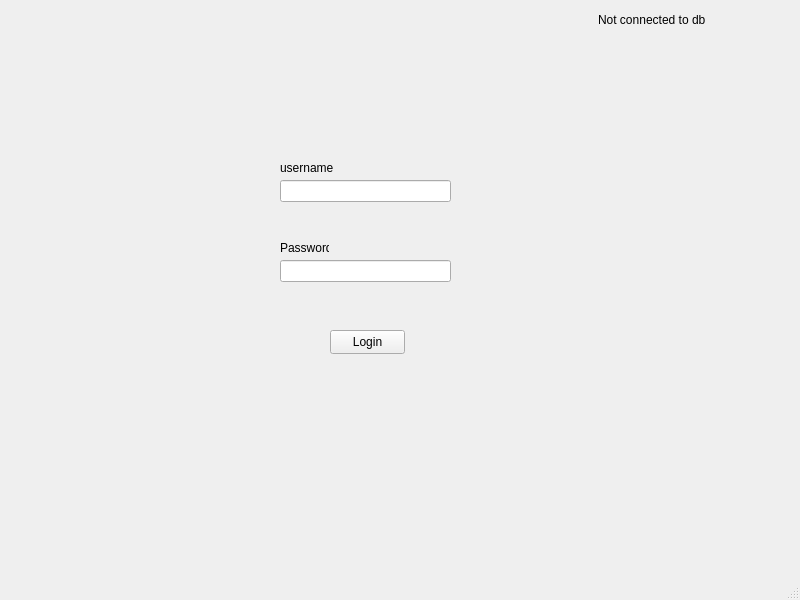
<?xml version="1.0" encoding="UTF-8"?>
<ui version="4.0">
 <class>Login</class>
 <widget class="QMainWindow" name="Login">
  <property name="geometry">
   <rect>
    <x>0</x>
    <y>0</y>
    <width>800</width>
    <height>600</height>
   </rect>
  </property>
  <property name="windowTitle">
   <string>Login</string>
  </property>
  <widget class="QWidget" name="centralwidget">
   <widget class="QPushButton" name="pushButton">
    <property name="geometry">
     <rect>
      <x>330</x>
      <y>330</y>
      <width>75</width>
      <height>24</height>
     </rect>
    </property>
    <property name="text">
     <string>Login</string>
    </property>
   </widget>
   <widget class="QLabel" name="label">
    <property name="geometry">
     <rect>
      <x>280</x>
      <y>160</y>
      <width>71</width>
      <height>16</height>
     </rect>
    </property>
    <property name="text">
     <string>username</string>
    </property>
   </widget>
   <widget class="QLabel" name="label_2">
    <property name="geometry">
     <rect>
      <x>280</x>
      <y>240</y>
      <width>49</width>
      <height>16</height>
     </rect>
    </property>
    <property name="text">
     <string>Password</string>
    </property>
   </widget>
   <widget class="QLineEdit" name="lineEdit">
    <property name="geometry">
     <rect>
      <x>280</x>
      <y>180</y>
      <width>171</width>
      <height>22</height>
     </rect>
    </property>
   </widget>
   <widget class="QLineEdit" name="lineEdit_2">
    <property name="geometry">
     <rect>
      <x>280</x>
      <y>260</y>
      <width>171</width>
      <height>22</height>
     </rect>
    </property>
    <property name="inputMethodHints">
     <set>Qt::ImhHiddenText|Qt::ImhSensitiveData</set>
    </property>
   </widget>
   <widget class="QLabel" name="label_3">
    <property name="geometry">
     <rect>
      <x>598</x>
      <y>10</y>
      <width>161</width>
      <height>20</height>
     </rect>
    </property>
    <property name="text">
     <string>Not connected to db</string>
    </property>
   </widget>
  </widget>
  <widget class="QMenuBar" name="menubar">
   <property name="geometry">
    <rect>
     <x>0</x>
     <y>0</y>
     <width>800</width>
     <height>22</height>
    </rect>
   </property>
  </widget>
  <widget class="QStatusBar" name="statusbar"/>
 </widget>
 <resources/>
 <connections/>
</ui>
